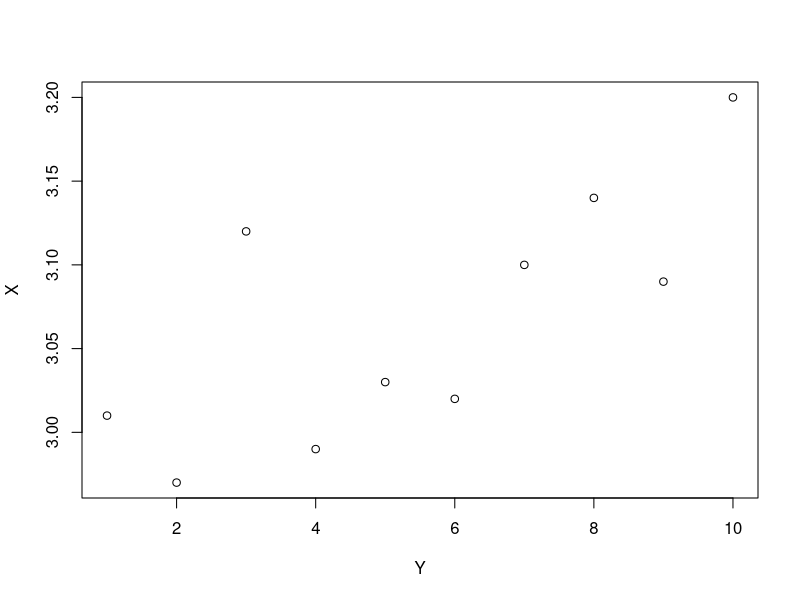
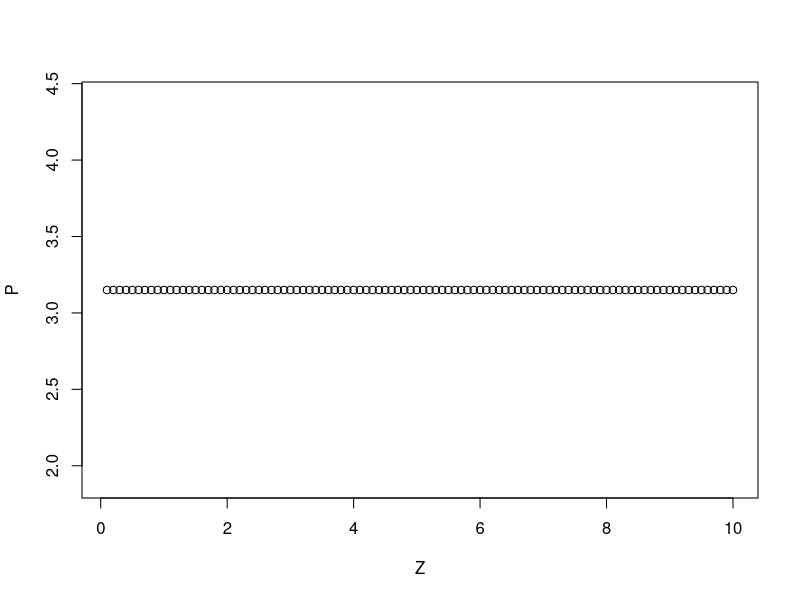
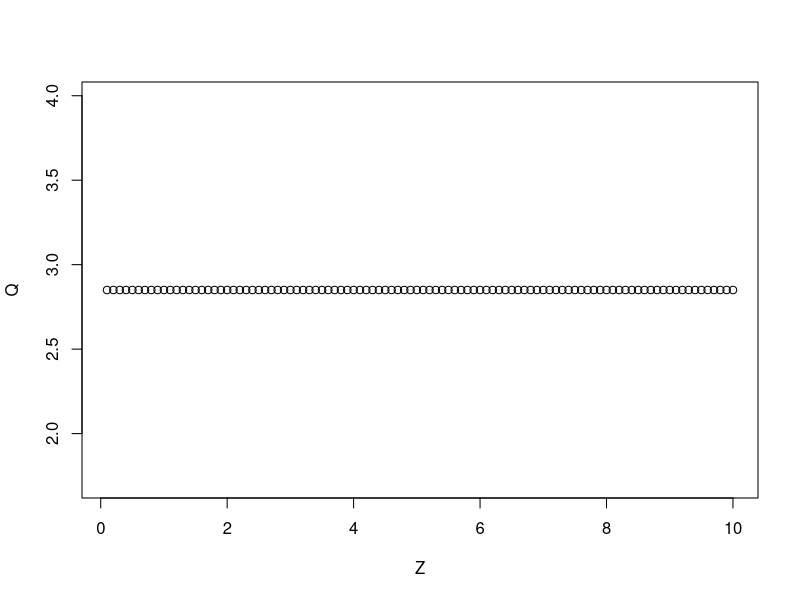

Write R code to recreate these figures, in order.
X<-c(3.01, 2.97, 3.12, 2.99, 3.03, 3.02, 3.10, 3.14, 3.09, 3.20)
Y<-seq(1,10,1)
u = 3;
sigma = 0.1;
n=4;
ucl = u + (3*sigma/sqrt(n));
lcl = u - (3*sigma/sqrt(n));
Z<-seq(0.1,10,0.1)
P= matrix(1,1,100)
Q= matrix(1,1,100)
P =P*ucl;
Q =Q*lcl;
plot(Y, X)
plot(Z, P)
plot(Z, Q)
cat('ucl is',ucl)
cat('lcl is',lcl)
